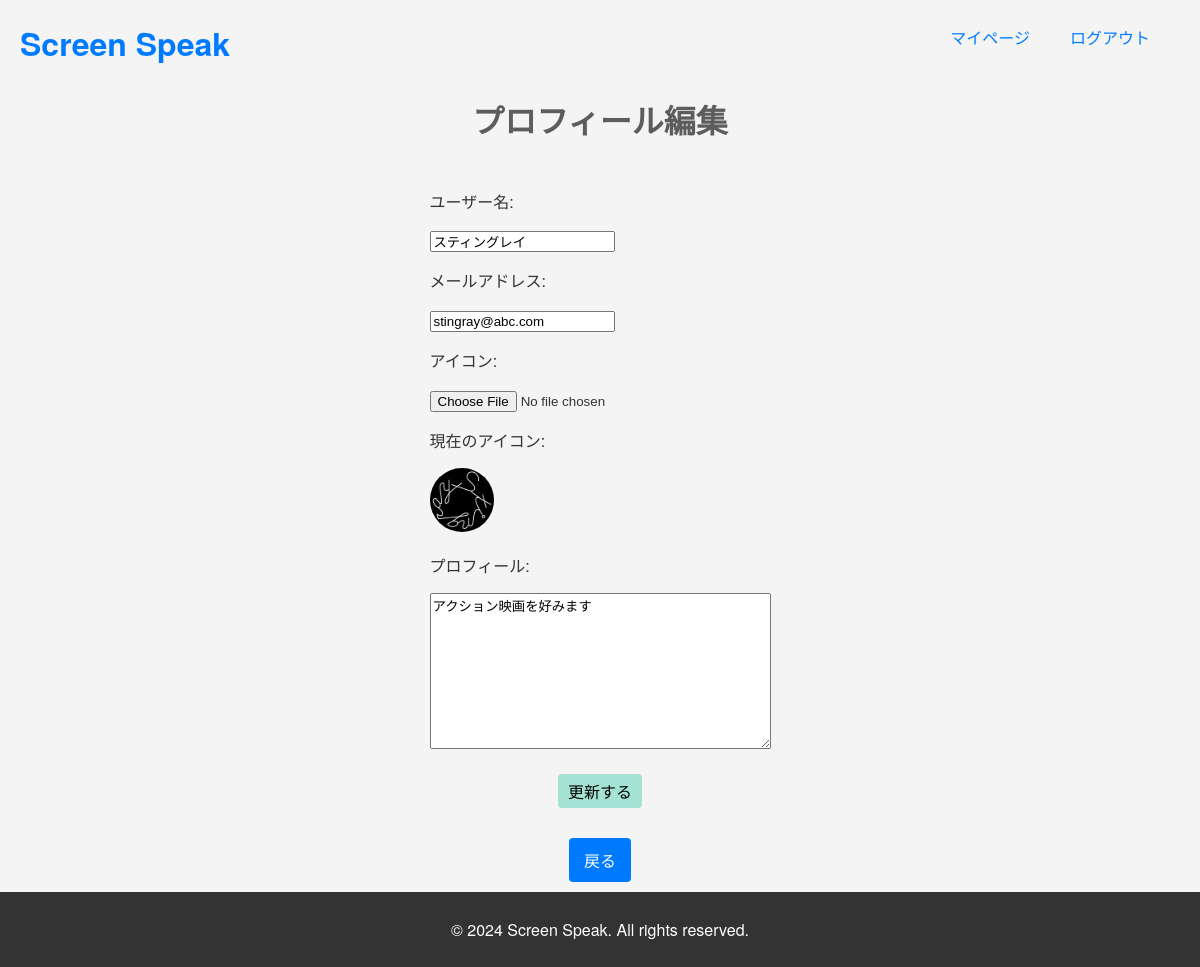
The page /edit_profile/ (signed in) on the database its author committed.
### flick_seeker/models.py (models this page shows, shortened)
class User(AbstractUser):
    username = models.CharField(_('username'), max_length=150, unique=True, null=False)  # ユーザー名フィールド
    email = models.EmailField(_('email address'), unique=True)  # emailアドレスフィールド
    profile_image = models.ImageField(upload_to='profile_images/', null=True, blank=True, default='profile_images/default-thumbnail.png')  # プロフィール画像フィールド
    bio = models.TextField(_("Bio"), blank=True, null=True)  # 自己紹介文のフィールド
    created_at = models.DateTimeField(auto_now_add=True, verbose_name=_('Created at'))
    updated_at = models.DateTimeField(auto_now=True, verbose_name=_('Updated at'))
    USERNAME_FIELD = 'email'  # ユーザー名としてemailを使用
    REQUIRED_FIELDS = ['username']  # 必須フィールドを設定
    objects = CustomUserManager()  # カスタムユーザーマネージャを使用

### flick_seeker/views.py (the view)
# urls.py: path('edit_profile/', edit_profile, name='edit_profile'),
@login_required
def edit_profile(request):
    if request.method == 'POST':
        form = CustomUserChangeForm(request.POST, request.FILES, instance=request.user)
        if form.is_valid():
            form.save()
            return redirect('flick_seeker:mypage')
    else:
        form = CustomUserChangeForm(instance=request.user)
    return render(request, 'edit_profile.html', {'form': form})

### flick_seeker/forms.py
class CustomUserChangeForm(UserChangeForm):
    password = None  # パスワードフィールドをフォームから除外
    class Meta:
        model = User
        fields = ('username', 'email', 'profile_image', 'bio')  # 編集可能なフィールド
        widgets = {
            'profile_image': forms.FileInput(),
        }

### flick_seeker/templates/edit_profile.html (shortened to what this page needs)
{% extends 'base.html' %}
{% block content %}
  <h1>プロフィール編集</h1>
  <div class="content-wrapper">
    <form method="post" enctype="multipart/form-data">
      <p>ユーザー名:</p>
      {{ form.username }}
      <p>メールアドレス:</p>
      {{ form.email }}
      <p>アイコン:</p>
      {{ form.profile_image }}
      {% if user.profile_image %}
          <p>現在のアイコン:</p>
          <img src="{{ user.profile_image.url }}" alt="Profile Image" style="width: 64px; height: 64px; border-radius: 50%;">
      {% else %}
          <p>プロフィール画像は登録されていません。</p>
      {% endif %}
      <p>プロフィール:</p>
      {{ form.bio }}
      <div class="edit-profile-submit">
        <button type="submit">更新する</button>
      </div>
    </form>
  </div>
  <a href="{% url 'flick_seeker:mypage' %}" class="button back-button">戻る</a>
{% endblock %}

### flick_seeker/static/css/style.css (style rules this page uses)
body { font-family: 'Helvetica Neue', Helvetica, Arial, sans-serif; color: #333; background-color: #f4f4f4; margin: 0; padding: 0; display: flex; flex-direction: column; min-height: 100vh; justify-content: space-between; }
h1 { color: #5d5d5d; text-align: center; margin-top: 20px; margin-bottom: 10px; }
.button { background-color: #007BFF; color: #fff; padding: 10px 15px; font-size: 16px; text-align: center; text-decoration: none; cursor: pointer; border: none; border-radius: 4px; transition: all 0.3s ease; }
.back-button { background-color: #007bff; color: white; padding: 10px 15px; text-align: center; display: inline-block; max-width: 200px; width: auto; margin: 10px auto; }
a { color: #007BFF; text-decoration: none; transition: color 0.3s; }
.content-wrapper { display: flex; flex-direction: column; justify-content: center; align-items: center ; padding: 20px; }
.edit-profile-submit { display: flex; justify-content: center; margin-top: 20px; }
.edit-profile-submit button { background-color: #a4e3d4; padding: 5px 10px; font-size: 16px; text-align: center; text-decoration: none; cursor: pointer; border: none; border-radius: 4px; transition: all 0.3s ease; }

### rows shown on the page
User: username "スティングレイ", email "stingray@abc.com", profile_image (picture), bio "アクション映画を好みます"
